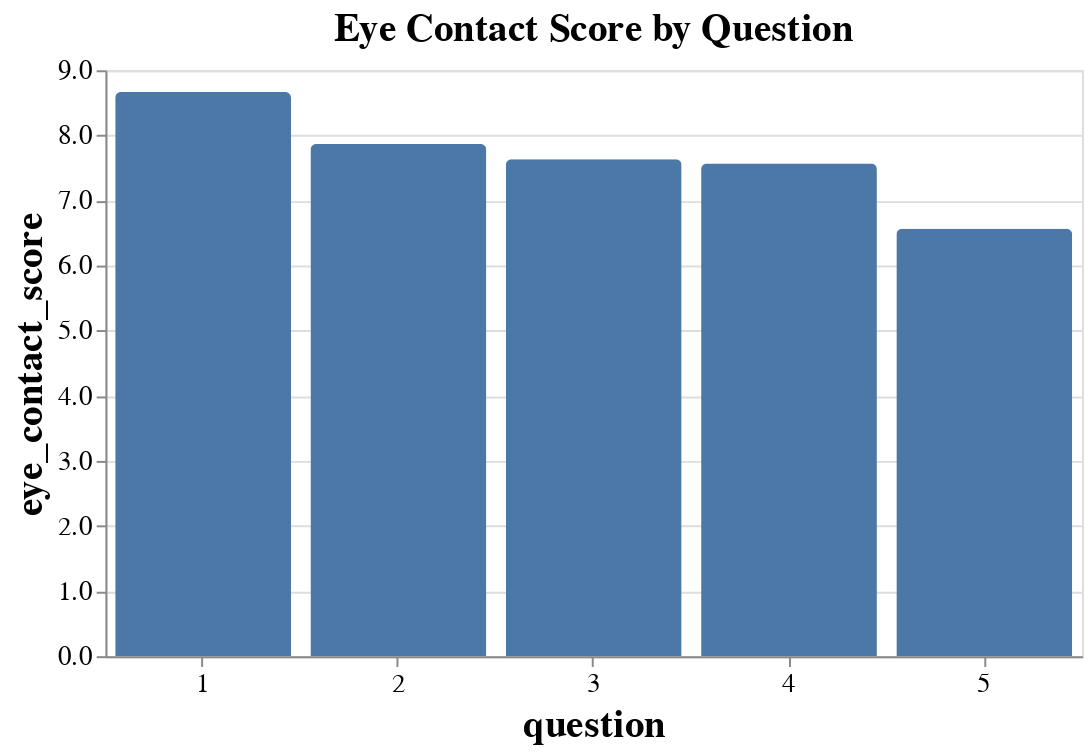

The cell this chart's notebook holds for it:
### Code cell
alt.Chart(eye_calc, title="Eye Contact Score by Question").mark_bar(
    cornerRadiusTopLeft=3,
    cornerRadiusTopRight=3
).encode(
    x='question:O',
    y=alt.Y('eye_contact_score:Q', axis=alt.Axis(format='.1f')),
    tooltip=['question', alt.Tooltip('eye_contact_score:Q', format='.1f')],
    ).properties(
    width=500,
    height=300
).configure_axis(

    labelAngle=0,
    labelFontSize=14,
    titleFontSize=20
).configure_title(
    fontSize=20
)

### Figure 1 — Vega-Lite specification as saved in the notebook (floating-point values rounded to 4 significant figures)
{"config": {"view": {"continuousWidth": 400, "continuousHeight": 300}, "axis": {"labelAngle": 0, "labelFontSize": 14, "titleFontSize": 20}, "title": {"fontSize": 20}}, "data": {"name": "data-b0fffb9c45dc98cac9efd13a26dabce2"}, "mark": {"type": "bar", "cornerRadiusTopLeft": 3, "cornerRadiusTopRight": 3}, "encoding": {"tooltip": [{"type": "quantitative", "field": "question"}, {"type": "quantitative", "field": "eye_contact_score", "format": ".1f"}], "x": {"type": "ordinal", "field": "question"}, "y": {"type": "quantitative", "axis": {"format": ".1f"}, "field": "eye_contact_score"}}, "height": 300, "title": "Eye Contact Score by Question", "width": 500, "$schema": "https://vega.github.io/schema/vega-lite/v4.8.1.json", "datasets": {"data-b0fffb9c45dc98cac9efd13a26dabce2": [{"question": 1, "eye_contact_score": 8.667}, {"question": 2, "eye_contact_score": 7.867}, {"question": 3, "eye_contact_score": 7.633}, {"question": 4, "eye_contact_score": 7.567}, {"question": 5, "eye_contact_score": 6.567}]}}
